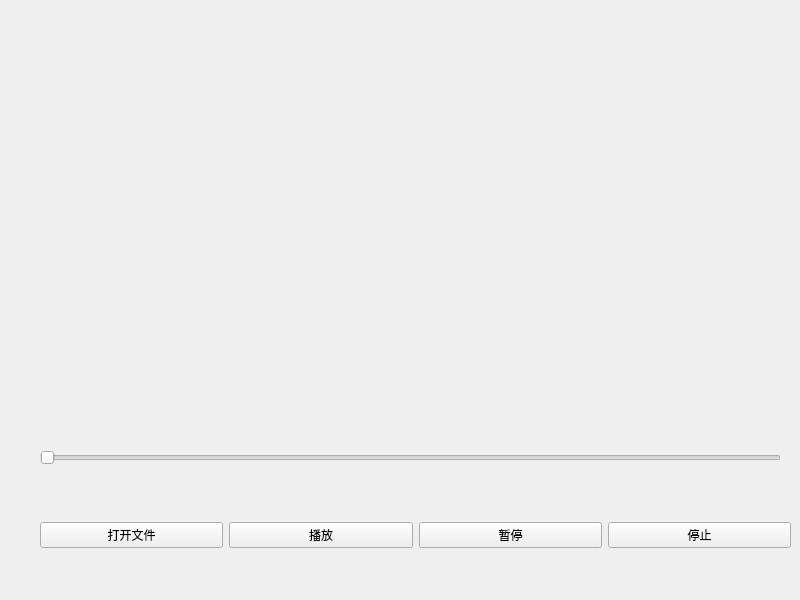
<?xml version="1.0" encoding="UTF-8"?>
<ui version="4.0">
 <class>Widget</class>
 <widget class="QWidget" name="Widget">
  <property name="geometry">
   <rect>
    <x>0</x>
    <y>0</y>
    <width>800</width>
    <height>600</height>
   </rect>
  </property>
  <property name="windowTitle">
   <string>Widget</string>
  </property>
  <widget class="QSlider" name="horizontalSlider">
   <property name="geometry">
    <rect>
     <x>40</x>
     <y>450</y>
     <width>741</width>
     <height>16</height>
    </rect>
   </property>
   <property name="orientation">
    <enum>Qt::Horizontal</enum>
   </property>
  </widget>
  <widget class="QWidget" name="">
   <property name="geometry">
    <rect>
     <x>40</x>
     <y>500</y>
     <width>751</width>
     <height>71</height>
    </rect>
   </property>
   <layout class="QHBoxLayout" name="horizontalLayout">
    <item>
     <widget class="QPushButton" name="pushButton">
      <property name="text">
       <string>打开文件</string>
      </property>
     </widget>
    </item>
    <item>
     <widget class="QPushButton" name="pushButton_2">
      <property name="text">
       <string>播放</string>
      </property>
     </widget>
    </item>
    <item>
     <widget class="QPushButton" name="pushButton_3">
      <property name="text">
       <string>暂停</string>
      </property>
     </widget>
    </item>
    <item>
     <widget class="QPushButton" name="pushButton_4">
      <property name="text">
       <string>停止</string>
      </property>
     </widget>
    </item>
   </layout>
  </widget>
 </widget>
 <resources/>
 <connections/>
</ui>
